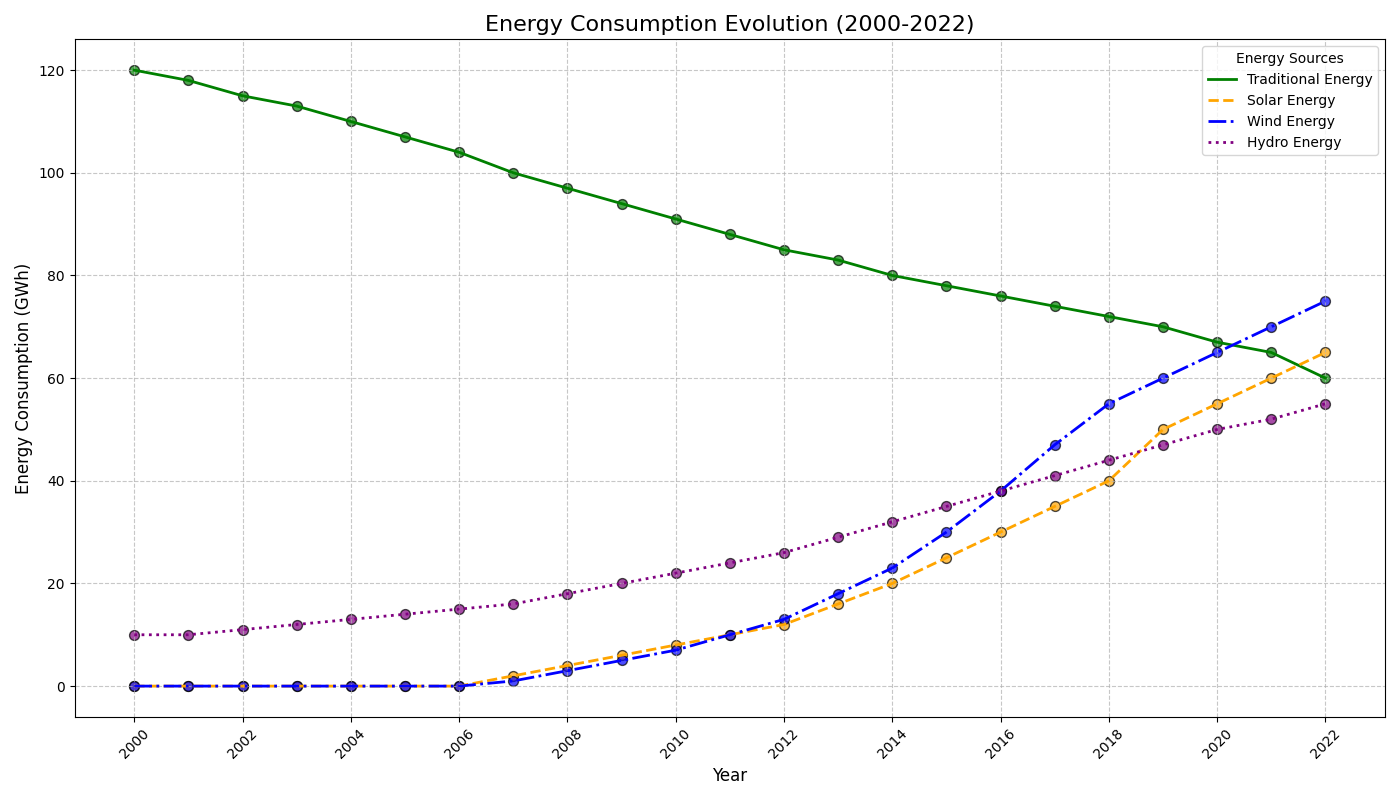

Python code for this plot:
import matplotlib.pyplot as plt
import numpy as np

# Define years and energy consumption data
years = np.arange(2000, 2023)
traditional_energy = np.array([120, 118, 115, 113, 110, 107, 104, 100, 97, 94, 91, 88, 85, 83, 80, 78, 76, 74, 72, 70, 67, 65, 60])
solar_energy = np.array([0, 0, 0, 0, 0, 0, 0, 2, 4, 6, 8, 10, 12, 16, 20, 25, 30, 35, 40, 50, 55, 60, 65])
wind_energy = np.array([0, 0, 0, 0, 0, 0, 0, 1, 3, 5, 7, 10, 13, 18, 23, 30, 38, 47, 55, 60, 65, 70, 75])
hydro_energy = np.array([10, 10, 11, 12, 13, 14, 15, 16, 18, 20, 22, 24, 26, 29, 32, 35, 38, 41, 44, 47, 50, 52, 55])

# Plot setup
plt.figure(figsize=(14, 8))

# Plot the data with distinct colors
plt.plot(years, traditional_energy, label='Traditional Energy', color='green', linestyle='-', linewidth=2)
plt.plot(years, solar_energy, label='Solar Energy', color='orange', linestyle='--', linewidth=2)
plt.plot(years, wind_energy, label='Wind Energy', color='blue', linestyle='-.', linewidth=2)
plt.plot(years, hydro_energy, label='Hydro Energy', color='purple', linestyle=':', linewidth=2)

# Title and labels
plt.title('Energy Consumption Evolution (2000-2022)', fontsize=16)
plt.xlabel('Year', fontsize=12)
plt.ylabel('Energy Consumption (GWh)', fontsize=12)

# Highlight Data Points with distinct colors
plt.scatter(years, traditional_energy, color='green', s=50, edgecolors='black', alpha=0.7)
plt.scatter(years, solar_energy, color='orange', s=50, edgecolors='black', alpha=0.7)
plt.scatter(years, wind_energy, color='blue', s=50, edgecolors='black', alpha=0.7)
plt.scatter(years, hydro_energy, color='purple', s=50, edgecolors='black', alpha=0.7)

# Legend and Grid
plt.legend(loc='upper right', fontsize=10, title='Energy Sources')
plt.grid(True, linestyle='--', alpha=0.7)

# Custom x-ticks for better visibility
plt.xticks(np.arange(2000, 2023, 2), fontsize=10, rotation=45)
plt.yticks(fontsize=10)

# Adjust layout to prevent overlap
plt.tight_layout()

# Show the plot
plt.show()
